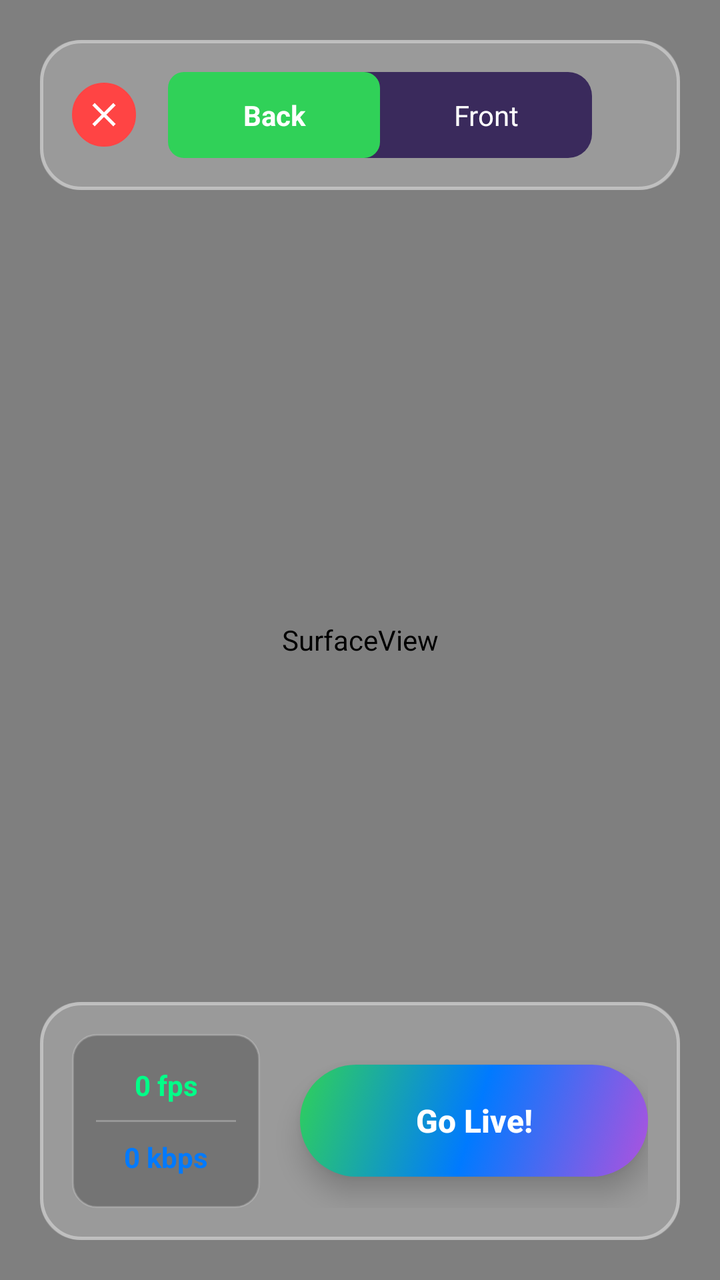
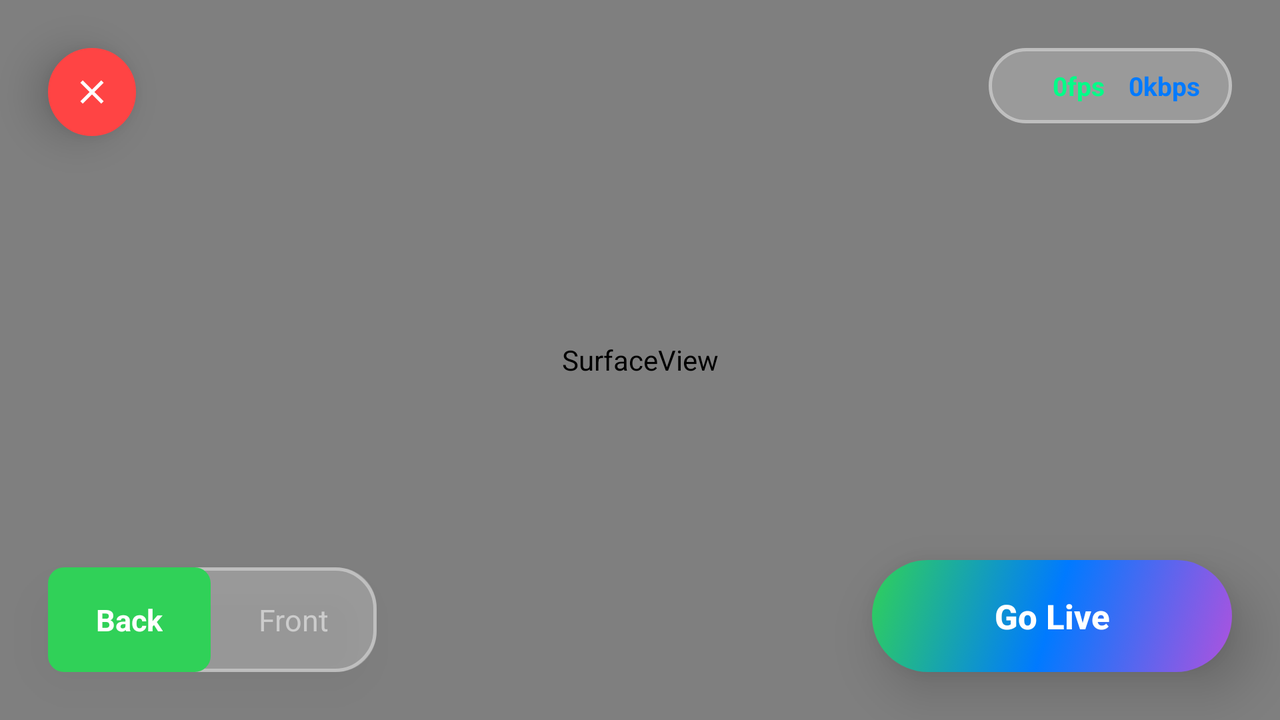

The same Android screen from two of the app's own layout files: first res/layout/ as a phone draws it, then the repository's variant for another configuration, drawn on a device whose configuration selects that folder. Both files follow.
<!-- AndroidManifest.xml: activity theme Theme.FastPixLive -->
<!-- res/layout/activity_livestream.xml -->
<?xml version="1.0" encoding="utf-8"?>
<androidx.constraintlayout.widget.ConstraintLayout xmlns:android="http://schemas.android.com/apk/res/android"
    xmlns:app="http://schemas.android.com/apk/res-auto"
    xmlns:tools="http://schemas.android.com/tools"
    android:layout_width="match_parent"
    android:layout_height="match_parent"
    android:background="@color/black"
    android:fitsSystemWindows="true">

    
    <SurfaceView
        android:id="@+id/surfaceView"
        android:layout_width="0dp"
        android:layout_height="0dp"
        app:layout_constraintBottom_toBottomOf="parent"
        app:layout_constraintEnd_toEndOf="parent"
        app:layout_constraintStart_toStartOf="parent"
        app:layout_constraintTop_toTopOf="parent" />

    
    <LinearLayout
        android:id="@+id/topControlsContainer"
        android:layout_width="0dp"
        android:layout_height="wrap_content"
        android:layout_marginHorizontal="20dp"
        android:layout_marginTop="20dp"
        android:paddingTop="40dp"
        android:background="@drawable/ultra_glass_card"
        android:gravity="center_vertical"
        android:orientation="horizontal"
        android:padding="16dp"
        app:layout_constraintEnd_toEndOf="parent"
        app:layout_constraintStart_toStartOf="parent"
        app:layout_constraintTop_toTopOf="parent">

        
        <ImageView
            android:id="@+id/closeButton"
            android:layout_width="32dp"
            android:layout_height="32dp"
            android:background="@drawable/close_button_background"
            android:contentDescription="Close"
            android:padding="6dp"
            android:src="@drawable/close"
            app:tint="@android:color/white" />

        
        <LinearLayout
            android:id="@+id/topControls"
            android:layout_width="0dp"
            android:layout_height="wrap_content"
            android:layout_marginHorizontal="16dp"
            android:layout_weight="1"
            android:background="@drawable/quality_selector_background"
            android:gravity="center"
            android:orientation="horizontal">

            
            <TextView
                android:id="@+id/backCameraButton"
                android:layout_width="0dp"
                android:layout_height="wrap_content"
                android:layout_weight="1"
                android:background="@drawable/quality_button_selected"
                android:gravity="center"
                android:paddingHorizontal="16dp"
                android:paddingVertical="12dp"
                android:text="Back"
                android:textColor="@android:color/white"
                android:textSize="14sp"
                android:textStyle="bold" />

            
            <TextView
                android:id="@+id/frontCameraButton"
                android:layout_width="0dp"
                android:layout_height="wrap_content"
                android:layout_weight="1"
                android:background="@null"
                android:gravity="center"
                android:paddingHorizontal="16dp"
                android:paddingVertical="12dp"
                android:text="Front"
                android:textColor="@android:color/white"
                android:textSize="14sp" />

        </LinearLayout>

        
        <View
            android:id="@+id/connectionStatus"
            android:layout_width="12dp"
            android:layout_height="12dp"
            android:background="@drawable/connection_dot_red" />

    </LinearLayout>

    
    <LinearLayout
        android:id="@+id/bottomControlBar"
        android:layout_width="0dp"
        android:layout_height="wrap_content"
        android:layout_marginHorizontal="20dp"
        android:layout_marginBottom="20dp"
        android:paddingBottom="30dp"
        android:background="@drawable/ultra_glass_card"
        android:gravity="center_vertical"
        android:orientation="horizontal"
        android:padding="16dp"
        app:layout_constraintBottom_toBottomOf="parent"
        app:layout_constraintEnd_toEndOf="parent"
        app:layout_constraintStart_toStartOf="parent">

        
        <LinearLayout
            android:layout_width="wrap_content"
            android:layout_height="wrap_content"
            android:background="@drawable/stats_box_background"
            android:orientation="vertical"
            android:padding="12dp">

            
            <TextView
                android:id="@+id/fpslabel"
                android:layout_width="wrap_content"
                android:layout_height="wrap_content"
                android:gravity="center"
                android:minWidth="70dp"
                android:paddingHorizontal="8dp"
                android:paddingVertical="4dp"
                android:text="0 fps"
                android:textColor="@color/live_green"
                android:textSize="14sp"
                android:textStyle="bold" />

            
            <View
                android:layout_width="match_parent"
                android:layout_height="1dp"
                android:layout_marginVertical="4dp"
                android:background="#40FFFFFF" />

            
            <TextView
                android:id="@+id/bitrateLabel"
                android:layout_width="wrap_content"
                android:layout_height="wrap_content"
                android:gravity="center"
                android:minWidth="70dp"
                android:paddingHorizontal="8dp"
                android:paddingVertical="4dp"
                android:text="0 kbps"
                android:textColor="#007AFF"
                android:textSize="14sp"
                android:textStyle="bold" />

        </LinearLayout>

        
        <androidx.appcompat.widget.AppCompatButton
            android:id="@+id/goLiveButton"
            android:layout_width="0dp"
            android:layout_height="56dp"
            android:layout_marginStart="20dp"
            android:layout_weight="1"
            android:background="@drawable/start_streaming_button"
            android:elevation="8dp"
            android:paddingHorizontal="20dp"
            android:stateListAnimator="@null"
            android:text="Go Live!"
            android:textAllCaps="false"
            android:textColor="@color/white"
            android:textSize="16sp"
            android:textStyle="bold" />

    </LinearLayout>

    
    <LinearLayout
        android:id="@+id/networkStatusOverlay"
        android:layout_width="wrap_content"
        android:layout_height="wrap_content"
        android:layout_marginTop="140dp"
        android:background="@drawable/ultra_glass_card"
        android:gravity="center"
        android:orientation="horizontal"
        android:padding="16dp"
        android:visibility="gone"
        app:layout_constraintEnd_toEndOf="parent"
        app:layout_constraintStart_toStartOf="parent"
        app:layout_constraintTop_toTopOf="parent">

        
        <TextView
            android:layout_width="wrap_content"
            android:layout_height="wrap_content"
            android:layout_marginEnd="8dp"
            android:text="🔄"
            android:textSize="16sp" />

        
        <TextView
            android:id="@+id/networkStatusText"
            android:layout_width="wrap_content"
            android:layout_height="wrap_content"
            android:text="Reconnecting... (3/10)"
            android:textColor="@android:color/white"
            android:textSize="14sp"
            android:textStyle="bold" />

    </LinearLayout>

    
    <LinearLayout
        android:id="@+id/liveIndicator"
        android:layout_width="wrap_content"
        android:layout_height="wrap_content"
        android:layout_marginTop="120dp"
        android:background="@drawable/ultra_glass_card"
        android:gravity="center"
        android:orientation="horizontal"
        android:paddingHorizontal="16dp"
        android:paddingVertical="8dp"
        android:visibility="gone"
        app:layout_constraintEnd_toEndOf="parent"
        app:layout_constraintStart_toStartOf="parent"
        app:layout_constraintTop_toTopOf="parent">

        
        <View
            android:layout_width="8dp"
            android:layout_height="8dp"
            android:layout_marginEnd="8dp"
            android:background="@drawable/connection_dot_green" />

        
        <TextView
            android:layout_width="wrap_content"
            android:layout_height="wrap_content"
            android:text="LIVE"
            android:textColor="@color/live_green"
            android:textSize="14sp"
            android:textStyle="bold" />

        
        <TextView
            android:id="@+id/liveDuration"
            android:layout_width="wrap_content"
            android:layout_height="wrap_content"
            android:layout_marginStart="8dp"
            android:text="00:00"
            android:textColor="@android:color/white"
            android:textSize="14sp" />

    </LinearLayout>

</androidx.constraintlayout.widget.ConstraintLayout>
<!-- resources referenced by this layout -->
<resources>
  <color name="black">#000000</color>
  <color name="live_green">#00FF88</color>
  <color name="white">#FFFFFF</color>
  <!-- drawable close (drawable) -->
  <?xml version="1.0" encoding="utf-8"?>
  <vector xmlns:android="http://schemas.android.com/apk/res/android"
      android:width="24dp"
      android:height="24dp"
      android:viewportWidth="24"
      android:viewportHeight="24"
      android:tint="@color/white">
  
      <path
          android:fillColor="@android:color/white"
          android:pathData="M19,6.41L17.59,5 12,10.59 6.41,5 5,6.41 10.59,12 5,17.59 6.41,19 12,13.41 17.59,19 19,17.59 13.41,12z"/>
  </vector>
  <!-- drawable close_button_background (drawable) -->
  <?xml version="1.0" encoding="utf-8"?>
  <shape xmlns:android="http://schemas.android.com/apk/res/android"
      android:shape="oval">
      <solid android:color="@color/live_red" />
      <stroke
          android:width="1dp"
          android:color="@color/live_red"
          />
  </shape>
  <!-- drawable connection_dot_green (drawable) -->
  <?xml version="1.0" encoding="utf-8"?>
  <shape xmlns:android="http://schemas.android.com/apk/res/android"
      android:shape="oval">
      <solid android:color="#00FF88" />
  </shape>
  <!-- drawable quality_button_selected (drawable) -->
  <?xml version="1.0" encoding="utf-8"?>
  <shape xmlns:android="http://schemas.android.com/apk/res/android"
      android:shape="rectangle">
      <solid android:color="#30D158" />
      <corners android:radius="8dp" />
  </shape>
  <!-- drawable quality_selector_background (drawable) -->
  <?xml version="1.0" encoding="utf-8"?>
  <shape xmlns:android="http://schemas.android.com/apk/res/android"
      android:shape="rectangle">
      <solid android:color="#3A2A5C" />
      <corners android:radius="12dp" />
  </shape>
  <!-- drawable start_streaming_button (drawable) -->
  <?xml version="1.0" encoding="utf-8"?>
  <selector xmlns:android="http://schemas.android.com/apk/res/android">
      
      <item>
          <shape android:shape="rectangle">
              <gradient
                  android:startColor="#30D158"
                  android:centerColor="#007AFF"
                  android:endColor="#AF52DE"
                  android:angle="315" />
              <corners android:radius="30dp" />
          </shape>
      </item>
  </selector>
  <!-- drawable stats_box_background (drawable) -->
  <?xml version="1.0" encoding="utf-8"?>
  <shape xmlns:android="http://schemas.android.com/apk/res/android">
      <solid android:color="#40000000" />
      <corners android:radius="12dp" />
      <stroke android:width="1dp" android:color="#30FFFFFF" />
  </shape>
  <style name="Theme.FastPixLive" parent="Base.Theme.FastPixLive" />
  <color name="live_red">#FF4444</color>
  <style name="Base.Theme.FastPixLive" parent="Theme.Material3.DayNight.NoActionBar">
          <item name="colorPrimary">@color/fastpix_primary</item>
          <item name="colorPrimaryVariant">@color/background_dark</item>
          <item name="colorOnPrimary">@color/white</item>
          <item name="colorSecondary">@color/fastpix_accent</item>
          <item name="colorSecondaryVariant">@color/fastpix_green</item>
          <item name="colorOnSecondary">@color/black</item>
          <item name="android:statusBarColor">@color/background_dark</item>
          <item name="android:navigationBarColor">@color/background_dark</item>
          <item name="android:windowLightStatusBar">false</item>
          <item name="android:windowIsTranslucent">true</item>
      </style>
  <color name="fastpix_primary">#00D2FF</color>
  <color name="background_dark">#11002A</color>
  <color name="fastpix_accent">#FFD700</color>
  <color name="fastpix_green">#00FF88</color>
</resources>
<!-- res/layout-land/activity_livestream.xml (the repository's variant of the layout above) -->
<!-- drawn on the phone turned sideways -->
<?xml version="1.0" encoding="utf-8"?>
<androidx.constraintlayout.widget.ConstraintLayout xmlns:android="http://schemas.android.com/apk/res/android"
    xmlns:app="http://schemas.android.com/apk/res-auto"
    xmlns:tools="http://schemas.android.com/tools"
    android:layout_width="match_parent"
    android:layout_height="match_parent"
    android:background="@color/black">

    
    <SurfaceView
        android:id="@+id/surfaceView"
        android:layout_width="0dp"
        android:layout_height="0dp"
        app:layout_constraintBottom_toBottomOf="parent"
        app:layout_constraintEnd_toEndOf="parent"
        app:layout_constraintStart_toStartOf="parent"
        app:layout_constraintTop_toTopOf="parent" />

    
    <ImageView
        android:id="@+id/closeButton"
        android:layout_width="44dp"
        android:layout_height="44dp"
        android:layout_marginStart="24dp"
        android:layout_marginTop="24dp"
        android:background="@drawable/close_button_background"
        android:contentDescription="Close"
        android:elevation="12dp"
        android:padding="12dp"
        android:src="@drawable/close"
        app:layout_constraintStart_toStartOf="parent"
        app:layout_constraintTop_toTopOf="parent"
        app:tint="@android:color/white" />

    
    <LinearLayout
        android:id="@+id/statsContainer"
        android:layout_width="wrap_content"
        android:layout_height="wrap_content"
        android:layout_marginTop="24dp"
        android:layout_marginEnd="24dp"
        android:background="@drawable/ultra_glass_card"
        android:gravity="center_vertical"
        android:orientation="horizontal"
        android:paddingHorizontal="16dp"
        android:paddingVertical="10dp"
        app:layout_constraintEnd_toEndOf="parent"
        app:layout_constraintTop_toTopOf="parent">

        
        <View
            android:id="@+id/connectionStatus"
            android:layout_width="8dp"
            android:layout_height="8dp"
            android:layout_marginEnd="8dp"
            android:background="@drawable/connection_dot_red" />

        
        <TextView
            android:id="@+id/fpslabel"
            android:layout_width="wrap_content"
            android:layout_height="wrap_content"
            android:layout_marginEnd="12dp"
            android:text="0fps"
            android:textColor="@color/live_green"
            android:textSize="13sp"
            android:textStyle="bold" />

        
        <TextView
            android:id="@+id/bitrateLabel"
            android:layout_width="wrap_content"
            android:layout_height="wrap_content"
            android:text="0kbps"
            android:textColor="#007AFF"
            android:textSize="13sp"
            android:textStyle="bold" />

    </LinearLayout>

    
    <LinearLayout
        android:id="@+id/topControls"
        android:layout_width="wrap_content"
        android:layout_height="wrap_content"
        android:layout_marginStart="24dp"
        android:layout_marginBottom="24dp"
        android:background="@drawable/ultra_glass_card"
        android:elevation="12dp"
        android:orientation="horizontal"
        android:padding="0dp"
        app:layout_constraintBottom_toBottomOf="parent"
        app:layout_constraintStart_toStartOf="parent">

        
        <TextView
            android:id="@+id/backCameraButton"
            android:layout_width="wrap_content"
            android:layout_height="wrap_content"
            android:background="@drawable/quality_button_selected"
            android:gravity="center"
            android:minWidth="80dp"
            android:paddingHorizontal="24dp"
            android:paddingVertical="16dp"
            android:text="Back"
            android:textColor="@android:color/white"
            android:textSize="15sp"
            android:textStyle="bold" />

        
        <TextView
            android:id="@+id/frontCameraButton"
            android:layout_width="wrap_content"
            android:layout_height="wrap_content"
            android:background="@drawable/quality_button_unselected"
            android:gravity="center"
            android:minWidth="80dp"
            android:paddingHorizontal="24dp"
            android:paddingVertical="16dp"
            android:text="Front"
            android:textColor="#CCCCCC"
            android:textSize="15sp" />

    </LinearLayout>

    
    <androidx.appcompat.widget.AppCompatButton
        android:id="@+id/goLiveButton"
        android:layout_width="180dp"
        android:layout_height="56dp"
        android:layout_marginEnd="24dp"
        android:layout_marginBottom="24dp"
        android:background="@drawable/start_streaming_button"
        android:elevation="16dp"

        android:stateListAnimator="@null"
        android:text="Go Live"
        android:textAllCaps="false"
        android:textColor="@android:color/white"
        android:textSize="17sp"
        android:textStyle="bold"
        app:layout_constraintBottom_toBottomOf="parent"
        app:layout_constraintEnd_toEndOf="parent" />

    
    <LinearLayout
        android:id="@+id/liveIndicator"
        android:layout_width="wrap_content"
        android:layout_height="wrap_content"
        android:layout_marginTop="24dp"
        android:background="@drawable/ultra_glass_card"
        android:gravity="center"
        android:orientation="horizontal"
        android:paddingHorizontal="16dp"
        android:paddingVertical="8dp"
        android:visibility="gone"
        app:layout_constraintEnd_toEndOf="parent"
        app:layout_constraintStart_toStartOf="parent"
        app:layout_constraintTop_toTopOf="parent">

        
        <View
            android:layout_width="8dp"
            android:layout_height="8dp"
            android:layout_marginEnd="8dp"
            android:background="@drawable/connection_dot_green" />

        
        <TextView
            android:layout_width="wrap_content"
            android:layout_height="wrap_content"
            android:text="LIVE"
            android:textColor="@color/live_green"
            android:textSize="14sp"
            android:textStyle="bold" />

        
        <TextView
            android:id="@+id/liveDuration"
            android:layout_width="wrap_content"
            android:layout_height="wrap_content"
            android:layout_marginStart="8dp"
            android:text="00:00"
            android:textColor="@android:color/white"
            android:textSize="14sp" />

    </LinearLayout>

    
    <TextView
        android:id="@+id/networkStatusOverlay"
        android:layout_width="wrap_content"
        android:layout_height="wrap_content"
        android:background="@drawable/ultra_glass_card"
        android:drawablePadding="8dp"
        android:gravity="center"
        android:paddingHorizontal="20dp"
        android:paddingVertical="12dp"
        android:text="🔄 Reconnecting..."
        android:textColor="@android:color/white"
        android:textSize="14sp"
        android:textStyle="bold"
        android:visibility="gone"
        app:layout_constraintBottom_toTopOf="@+id/goLiveButton"
        app:layout_constraintEnd_toEndOf="parent"
        app:layout_constraintStart_toStartOf="parent"
        app:layout_constraintTop_toBottomOf="@+id/liveIndicator" />

</androidx.constraintlayout.widget.ConstraintLayout>
<!-- resources referenced by the variant -->
<!-- as the phone turned sideways resolves them -->
<resources>
  <color name="black">#000000</color>
  <color name="live_green">#00FF88</color>
  <!-- drawable close (drawable) -->
  <?xml version="1.0" encoding="utf-8"?>
  <vector xmlns:android="http://schemas.android.com/apk/res/android"
      android:width="24dp"
      android:height="24dp"
      android:viewportWidth="24"
      android:viewportHeight="24"
      android:tint="@color/white">
  
      <path
          android:fillColor="@android:color/white"
          android:pathData="M19,6.41L17.59,5 12,10.59 6.41,5 5,6.41 10.59,12 5,17.59 6.41,19 12,13.41 17.59,19 19,17.59 13.41,12z"/>
  </vector>
  <!-- drawable close_button_background (drawable) -->
  <?xml version="1.0" encoding="utf-8"?>
  <shape xmlns:android="http://schemas.android.com/apk/res/android"
      android:shape="oval">
      <solid android:color="@color/live_red" />
      <stroke
          android:width="1dp"
          android:color="@color/live_red"
          />
  </shape>
  <!-- drawable connection_dot_green (drawable) -->
  <?xml version="1.0" encoding="utf-8"?>
  <shape xmlns:android="http://schemas.android.com/apk/res/android"
      android:shape="oval">
      <solid android:color="#00FF88" />
  </shape>
  <!-- drawable quality_button_selected (drawable) -->
  <?xml version="1.0" encoding="utf-8"?>
  <shape xmlns:android="http://schemas.android.com/apk/res/android"
      android:shape="rectangle">
      <solid android:color="#30D158" />
      <corners android:radius="8dp" />
  </shape>
  <!-- drawable start_streaming_button (drawable) -->
  <?xml version="1.0" encoding="utf-8"?>
  <selector xmlns:android="http://schemas.android.com/apk/res/android">
      
      <item>
          <shape android:shape="rectangle">
              <gradient
                  android:startColor="#30D158"
                  android:centerColor="#007AFF"
                  android:endColor="#AF52DE"
                  android:angle="315" />
              <corners android:radius="30dp" />
          </shape>
      </item>
  </selector>
  <!-- drawable ultra_glass_card (drawable) -->
  <?xml version="1.0" encoding="utf-8"?>
  <layer-list xmlns:android="http://schemas.android.com/apk/res/android">
      
      <item>
          <shape android:shape="rectangle">
              <solid android:color="#30FFFFFF" />
              <corners android:radius="20dp" />
          </shape>
      </item>
      
      <item android:top="1dp" android:left="1dp" android:right="1dp" android:bottom="1dp">
          <shape android:shape="rectangle">
              <solid android:color="#08FFFFFF" />
              <corners android:radius="19dp" />
          </shape>
      </item>
      
      <item>
          <shape android:shape="rectangle">
              <stroke android:width="1.5dp" android:color="#60FFFFFF" />
              <corners android:radius="20dp" />
              <solid android:color="@android:color/transparent" />
          </shape>
      </item>
  </layer-list>
  <style name="Theme.FastPixLive" parent="Base.Theme.FastPixLive" />
  <color name="white">#FFFFFF</color>
  <color name="live_red">#FF4444</color>
  <style name="Base.Theme.FastPixLive" parent="Theme.Material3.DayNight.NoActionBar">
          <item name="colorPrimary">@color/fastpix_primary</item>
          <item name="colorPrimaryVariant">@color/background_dark</item>
          <item name="colorOnPrimary">@color/white</item>
          <item name="colorSecondary">@color/fastpix_accent</item>
          <item name="colorSecondaryVariant">@color/fastpix_green</item>
          <item name="colorOnSecondary">@color/black</item>
          <item name="android:statusBarColor">@color/background_dark</item>
          <item name="android:navigationBarColor">@color/background_dark</item>
          <item name="android:windowLightStatusBar">false</item>
          <item name="android:windowIsTranslucent">true</item>
      </style>
  <color name="fastpix_primary">#00D2FF</color>
  <color name="background_dark">#11002A</color>
  <color name="fastpix_accent">#FFD700</color>
  <color name="fastpix_green">#00FF88</color>
</resources>
